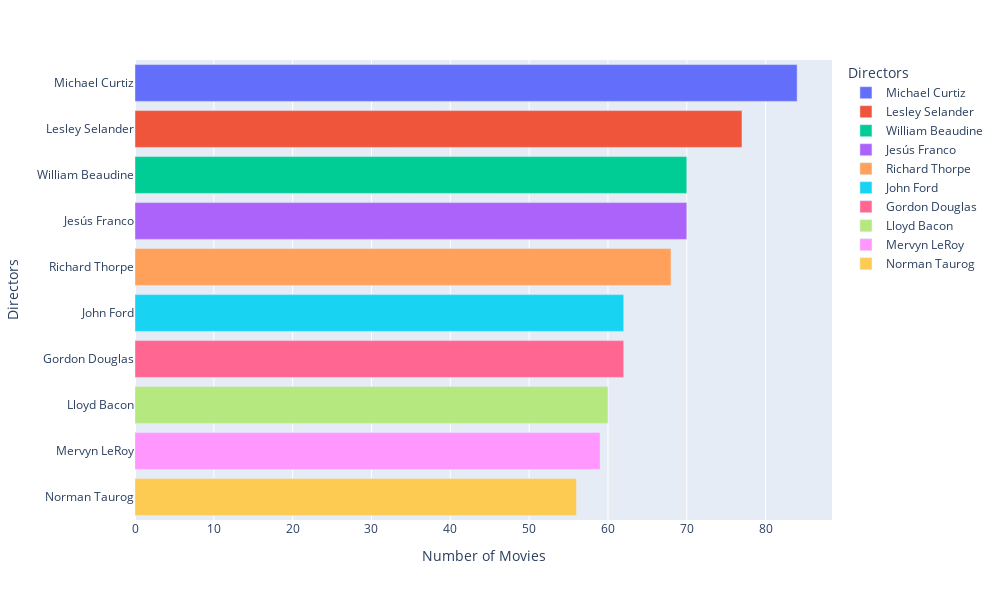

The code cell stored with this chart in its notebook:
### Code cell
G3 = df['director'].value_counts().rename_axis('Directors').reset_index(name='Number of Movies').head(10)

fig = px.bar(G3, x="Number of Movies", y="Directors", height=600, width=1000, color='Directors',
             color_continuous_scale = px.colors.sequential.ice_r)
fig.show()

### Figure 1 — Plotly figure (JSON) as saved in the notebook; plotly's stock layout.template omitted (floating-point values rounded to 4 significant figures)
{"data": [{"alignmentgroup": "True", "hovertemplate": "Directors=%{y}<br>Number of Movies=%{x}<extra></extra>", "legendgroup": "Michael Curtiz", "marker": {"color": "#636efa", "pattern": {"shape": ""}}, "name": "Michael Curtiz", "offsetgroup": "Michael Curtiz", "orientation": "h", "showlegend": true, "textposition": "auto", "type": "bar", "x": [84], "xaxis": "x", "y": ["Michael Curtiz"], "yaxis": "y"}, {"alignmentgroup": "True", "hovertemplate": "Directors=%{y}<br>Number of Movies=%{x}<extra></extra>", "legendgroup": "Lesley Selander", "marker": {"color": "#EF553B", "pattern": {"shape": ""}}, "name": "Lesley Selander", "offsetgroup": "Lesley Selander", "orientation": "h", "showlegend": true, "textposition": "auto", "type": "bar", "x": [77], "xaxis": "x", "y": ["Lesley Selander"], "yaxis": "y"}, {"alignmentgroup": "True", "hovertemplate": "Directors=%{y}<br>Number of Movies=%{x}<extra></extra>", "legendgroup": "William Beaudine", "marker": {"color": "#00cc96", "pattern": {"shape": ""}}, "name": "William Beaudine", "offsetgroup": "William Beaudine", "orientation": "h", "showlegend": true, "textposition": "auto", "type": "bar", "x": [70], "xaxis": "x", "y": ["William Beaudine"], "yaxis": "y"}, {"alignmentgroup": "True", "hovertemplate": "Directors=%{y}<br>Number of Movies=%{x}<extra></extra>", "legendgroup": "Jesús Franco", "marker": {"color": "#ab63fa", "pattern": {"shape": ""}}, "name": "Jesús Franco", "offsetgroup": "Jesús Franco", "orientation": "h", "showlegend": true, "textposition": "auto", "type": "bar", "x": [70], "xaxis": "x", "y": ["Jesús Franco"], "yaxis": "y"}, {"alignmentgroup": "True", "hovertemplate": "Directors=%{y}<br>Number of Movies=%{x}<extra></extra>", "legendgroup": "Richard Thorpe", "marker": {"color": "#FFA15A", "pattern": {"shape": ""}}, "name": "Richard Thorpe", "offsetgroup": "Richard Thorpe", "orientation": "h", "showlegend": true, "textposition": "auto", "type": "bar", "x": [68], "xaxis": "x", "y": ["Richard Thorpe"], "yaxis": "y"}, {"alignmentgroup": "True", "hovertemplate": "Directors=%{y}<br>Number of Movies=%{x}<extra></extra>", "legendgroup": "John Ford", "marker": {"color": "#19d3f3", "pattern": {"shape": ""}}, "name": "John Ford", "offsetgroup": "John Ford", "orientation": "h", "showlegend": true, "textposition": "auto", "type": "bar", "x": [62], "xaxis": "x", "y": ["John Ford"], "yaxis": "y"}, {"alignmentgroup": "True", "hovertemplate": "Directors=%{y}<br>Number of Movies=%{x}<extra></extra>", "legendgroup": "Gordon Douglas", "marker": {"color": "#FF6692", "pattern": {"shape": ""}}, "name": "Gordon Douglas", "offsetgroup": "Gordon Douglas", "orientation": "h", "showlegend": true, "textposition": "auto", "type": "bar", "x": [62], "xaxis": "x", "y": ["Gordon Douglas"], "yaxis": "y"}, {"alignmentgroup": "True", "hovertemplate": "Directors=%{y}<br>Number of Movies=%{x}<extra></extra>", "legendgroup": "Lloyd Bacon", "marker": {"color": "#B6E880", "pattern": {"shape": ""}}, "name": "Lloyd Bacon", "offsetgroup": "Lloyd Bacon", "orientation": "h", "showlegend": true, "textposition": "auto", "type": "bar", "x": [60], "xaxis": "x", "y": ["Lloyd Bacon"], "yaxis": "y"}, {"alignmentgroup": "True", "hovertemplate": "Directors=%{y}<br>Number of Movies=%{x}<extra></extra>", "legendgroup": "Mervyn LeRoy", "marker": {"color": "#FF97FF", "pattern": {"shape": ""}}, "name": "Mervyn LeRoy", "offsetgroup": "Mervyn LeRoy", "orientation": "h", "showlegend": true, "textposition": "auto", "type": "bar", "x": [59], "xaxis": "x", "y": ["Mervyn LeRoy"], "yaxis": "y"}, {"alignmentgroup": "True", "hovertemplate": "Directors=%{y}<br>Number of Movies=%{x}<extra></extra>", "legendgroup": "Norman Taurog", "marker": {"color": "#FECB52", "pattern": {"shape": ""}}, "name": "Norman Taurog", "offsetgroup": "Norman Taurog", "orientation": "h", "showlegend": true, "textposition": "auto", "type": "bar", "x": [56], "xaxis": "x", "y": ["Norman Taurog"], "yaxis": "y"}], "layout": {"barmode": "relative", "height": 600, "legend": {"title": {"text": "Directors"}, "tracegroupgap": 0}, "margin": {"t": 60}, "width": 1000, "xaxis": {"anchor": "y", "domain": [0, 1], "title": {"text": "Number of Movies"}}, "yaxis": {"anchor": "x", "categoryarray": ["Norman Taurog", "Mervyn LeRoy", "Lloyd Bacon", "Gordon Douglas", "John Ford", "Richard Thorpe", "Jesús Franco", "William Beaudine", "Lesley Selander", "Michael Curtiz"], "categoryorder": "array", "domain": [0, 1], "title": {"text": "Directors"}}}}
